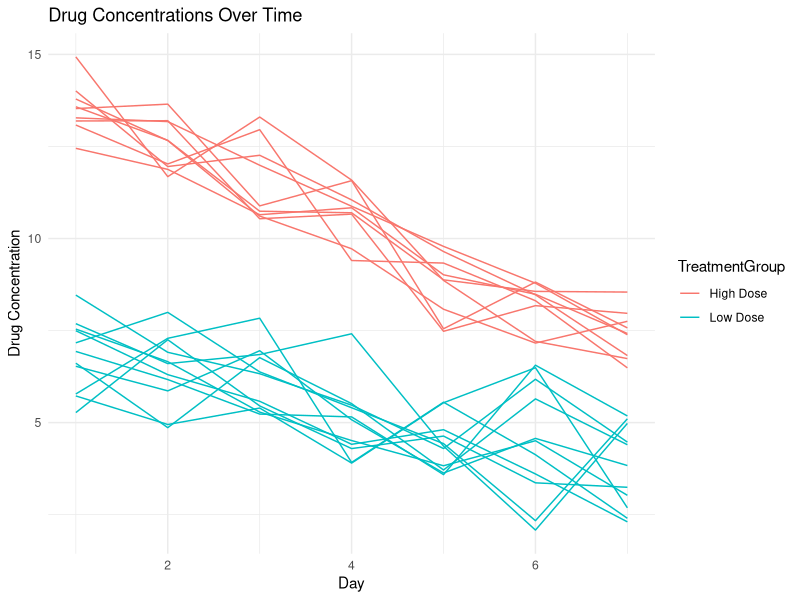
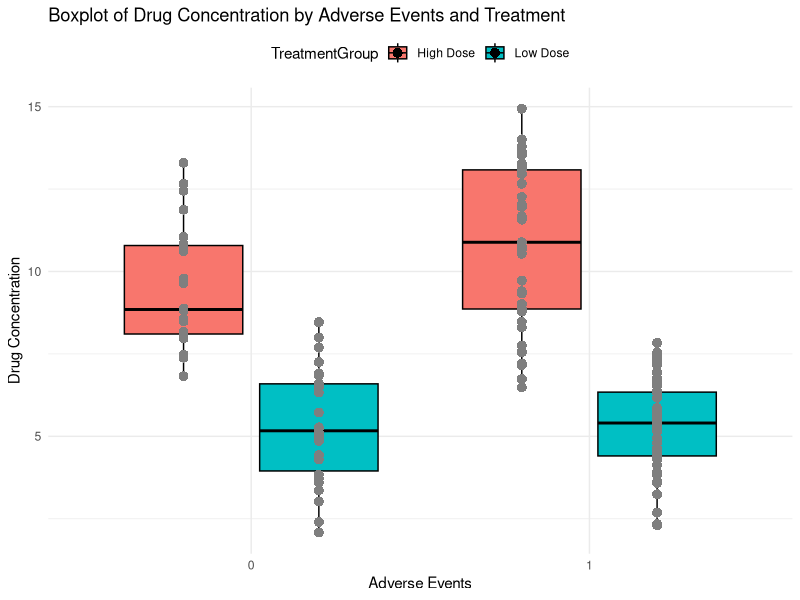

Source code (R) for these figures, in order:
##############################################################
# R script for simulated/synthetic data generation
# Example that shows longitudinal data
##############################################################

##############################################################
# ChatGPT prompt to write first draft of code
# Note that this prompt was far from what I wanted, so 
# there were several iterations where I asked it to update the code
##############################################################
# write R code that generates a longitudinal and hierarchical dataset.
# The dataset should show drug concentrations, levels of cholesterol 
# and adverse events for patients over time.
# Patients should be in two treatment groups, receiving different doses of the drug on day 0.
# Each patient should have 10 samples taken over the course of 10 days.
# Add a lot of comments to your code to explain what you are doing.
# Assume that adverse events depend on drug concentration.


## ---- packages-ex2 --------
# make sure the packages are installed
# Load required packages
library(dplyr)
library(ggplot2)


## ---- setup-ex2 --------
# Set seed for reproducibility
set.seed(123)
# Number of patients in each treatment group
num_patients <- 20
# Number of days and samples per patient
num_days <- 7
num_samples_per_day <- 1


## ---- makedata-ex2 --------
# Treatment group levels
treatment_groups <- c("Low Dose", "High Dose")

# Generate patient IDs
patient_ids <- rep(1:num_patients, each = num_days)

# Generate treatment group assignments for each patient
treatment_assignments <- rep(sample(treatment_groups, num_patients, replace = TRUE), 
                             each = num_days)

# Generate day IDs for each patient
day_ids <- rep(1:num_days, times = num_patients)

# Function to generate drug concentrations with variability
generate_drug_concentrations <- function(day, dose_group, patient_id) {
  baseline_concentration <- ifelse(dose_group == "Low Dose", 8, 15)
  patient_variation <- rnorm(1, mean = 0, sd = 1)
  time_variation <- exp(-0.1*day)
  baseline_concentration * time_variation + patient_variation 
}


# Generate drug concentrations for each sample
drug_concentrations <- mapply(generate_drug_concentrations, 
                              day = rep(day_ids, each = num_samples_per_day), 
                              dose_group = treatment_assignments,
                              patient_id = rep(1:num_patients, each = num_days))


# Flatten the matrix to a vector
drug_concentrations <- as.vector(drug_concentrations)

# Generate cholesterol levels for each sample 
# (assuming a positive correlation with drug concentration)
cholesterol_levels <- drug_concentrations + 
  rnorm(num_patients * num_days * num_samples_per_day, mean = 0, sd = 5)

# Generate adverse events based on drug concentration 
# (assuming a higher chance of adverse events with higher concentration)
# Sigmoid function to map concentrations to probabilities
adverse_events_prob <- plogis(drug_concentrations / 10) 
adverse_events <- rbinom(num_patients * num_days * num_samples_per_day, 
                         size = 1, prob = adverse_events_prob)

# Create a data frame
syn_dat2 <- data.frame(
  PatientID = rep(patient_ids, each = num_samples_per_day),
  TreatmentGroup = rep(treatment_assignments, each = num_samples_per_day),
  Day = rep(day_ids, each = num_samples_per_day),
  DrugConcentration = drug_concentrations,
  CholesterolLevel = cholesterol_levels,
  AdverseEvent = adverse_events
)

## ---- checkdata-ex2 --------
# Print the first few rows of the generated dataset
print(head(syn_dat2))
summary(syn_dat2)
dplyr::glimpse(syn_dat2)  


## ---- plotdata-ex2 --------
# Plot drug concentrations over time for each individual using ggplot2
p1 <- ggplot(syn_dat2, aes(x = Day, y = DrugConcentration, 
                      group = as.factor(PatientID), color = TreatmentGroup)) +
  geom_line() +
  labs(title = "Drug Concentrations Over Time",
       x = "Day",
       y = "Drug Concentration",
       color = "TreatmentGroup") +
  theme_minimal()
plot(p1)

p2 <- ggplot(syn_dat2, aes(x = as.factor(AdverseEvent), y = DrugConcentration, 
                           fill = TreatmentGroup)) +
  geom_boxplot(width = 0.7, position = position_dodge(width = 0.8), color = "black") +
  geom_point(aes(color = TreatmentGroup), position = position_dodge(width = 0.8), 
             size = 3, shape = 16) +  # Overlay raw data points
  labs(
    x = "Adverse Events",
    y = "Drug Concentration",
    title = "Boxplot of Drug Concentration by Adverse Events and Treatment"
  ) +
  scale_color_manual(values = c("A" = "blue", "B" = "red")) +  # Customize color for each treatment
  theme_minimal() +
  theme(legend.position = "top")
plot(p2)

## ---- savedata-ex2 --------
# Save the simulated data to a CSV or Rds file
write.csv(syn_dat2, "syn_dat2.csv", row.names = FALSE)
# if we wanted an RDS version
#saveRDS(syn_dat2, here("data","syn_dat2.Rds"))

